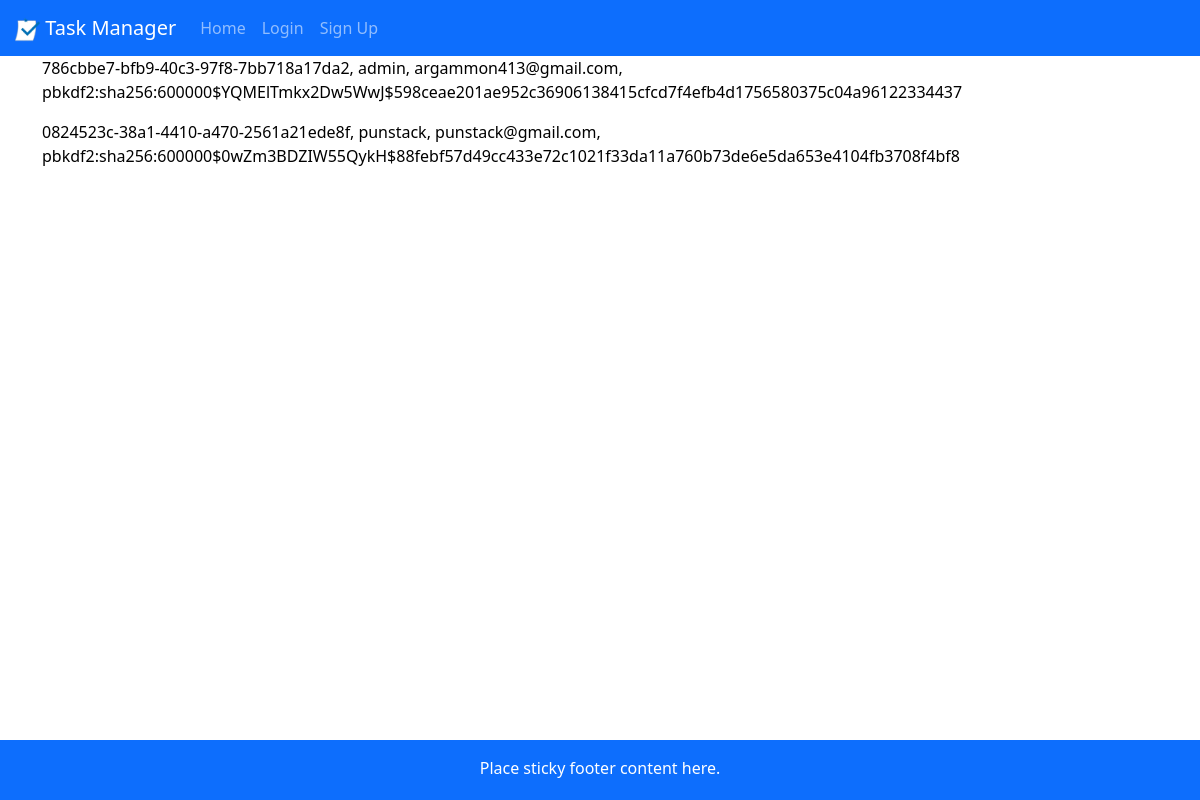
Screenshot of /view_users with the database file from the repository.
### app.py (models this page shows, shortened)
class User(db.Model):
    __tablename__ = 'User'
    id = db.Column(db.String(36), primary_key = True, default=lambda: str(uuid.uuid4()))
    user = db.Column(db.String(20), unique = True, nullable = False) # stores original case of username
    user_lower = db.Column(db.String(20), unique = True, nullable = False) # stores lower case version of username
    email = db.Column(db.String(100), unique = True, nullable = False)
    email_lower = db.Column(db.String(100), unique = True, nullable = False)
    password = db.Column(db.String(50), nullable = False)
    tasks = db.relationship('Task', backref='user', lazy = True)
    friends = db.relationship('User',
                              secondary = friends,
                              primaryjoin = (friends.c.user_id == id),
                              secondaryjoin = (friends.c.friend_id == id),
                              backref = db.backref('friended_by', lazy = 'dynamic'), # for loading 'friended_by'
                              lazy = 'dynamic') # for loading 'friends'
    def send_friend_request(self, user):
        if not self.has_pending_request(user) and not self.is_friend_with(user):
            new_request = FriendRequest(sender_id=self.id, receiver_id=user.id)
            db.session.add(new_request)
            db.session.commit()
    def is_friend_with(self, user):
        return self.friends.filter(friends.c.friend_id == user.id).count() > 0
    def remove_friend(self, user):
        if self.is_friend_with(user):
            self.friends.remove(user)
            user.friends.remove(self)
            db.session.commit()
    def has_pending_request(self, user): # OUTGOING friend requests
        return FriendRequest.query.filter_by(sender_id=self.id, receiver_id=user.id).count() > 0

### app.py (the view)
@app.route("/view_users")
def view_users():
    admin = User.query.filter_by(user_lower="admin").first()
    punstack = User.query.filter_by(user_lower="punstack").first()
    punstack.remove_friend(admin)
    admin.send_friend_request(punstack)
    punstack.send_friend_request(admin)
    '''
    # need to implement these functions! yay!
    admin = User.query.filter_by(user_lower="admin").first()
    punstack = User.query.filter_by(user_lower="punstack").first()

    #print(admin)
    #print(punstack)
    admin.send_friend_request(punstack)
    print(punstack.has_pending_request(admin))
    print(admin.has_pending_request(punstack))
    punstack.accept_friend_request(admin)
    print(punstack.is_friend_with(admin))
    #punstack.decline_friend_request(admin)
    print(punstack.is_friend_with(admin))
    #punstack.remove_friend(admin)
    print(admin.has_pending_request(punstack))
    '''
    return render_template("view_users.html", values=User.query.all())

### app.py (called while the page is built)
@app.before_request
def check_user_existence():
    if "user" in session:
        user_lower = session["user"].lower()
        if not User.query.filter_by(user_lower=user_lower).first():
            session.pop("user", None)
            flash("Your account no longer exists. Please log in again.", "error")
            return redirect(url_for("login"))

### templates/view_users.html
{% extends "layout.html" %}
{% block content %}
{% for item in values %}
<p>{{item.id}}, {{item.user}}, {{item.email}}, {{item.password}}</p>
{% endfor %}
{% endblock %}

### templates/layout.html (shortened to what this page needs)
<!doctype html>
<html lang="en">
<head>
  <link rel="stylesheet" href="https://cdn.jsdelivr.net/npm/bootstrap@5.3.0-alpha1/dist/css/bootstrap.min.css">
  <link rel="stylesheet" type="text/css" href="{{ url_for('static', filename='style.css') }}">
</head>
<body>
  <nav class="navbar navbar-expand-lg navbar-dark bg-primary text-center">
    <a class="navbar-brand" href="/"><img src="{{ url_for('static', filename='task_manager_logo.png') }}"
        alt="Task Manager Logo" width="25" height="25"> Task Manager</a>
    <div class="collapse navbar-collapse" id="navbarText">
      <ul class="navbar-nav mr-auto">
        {% if session.get("user") %}
        <li class="nav-item">
          <a class="nav-link {% block add_status %}{% endblock %}" href="/add-task">Add Task</a>
        </li>
        <li class="nav-item">
          <a class="nav-link {% block user_status %}{% endblock %}" href="{{url_for("user_page",
            user=session["user"])}}">My Profile</a>
        </li>
        <li class="nav-item">
          <a class="nav-link {% block settings_status %}{% endblock %}" href="/settings">Settings</a>
        </li>
        <li class="nav-item">
          <a class="nav-link" href="/logout">Log Out</a>
        </li>
        {% else %}
        <li class="nav-item">
          <a class="nav-link {% block home_status %}{% endblock %}" href="/">Home</a>
        </li>
        <li class="nav-item">
          <a class="nav-link {% block login_status %}{% endblock %}" href="/login">Login</a>
        </li>
        <li class="nav-item">
          <a class="nav-link {% block signup_status %}{% endblock %}" href="/sign-up">Sign Up</a>
        </li>
        {% endif %}
      </ul>
    </div>
  </nav>
  <main class="flex-shrink-0">
    <div class="container">
      {% block content %}
      {% endblock %}
    </div>
  </main>
  <footer class="footer fixed-bottom mt-auto py-3 bg-primary">
    <div class="container">
      <span>Place sticky footer content here.</span>
    </div>
  </footer>
</body>
</html>

### static/style.css (style rules this page uses)
body { min-height: 100vh; display: flex; flex-direction: column; color: #000000 }
main { flex: 1; }
.navbar-brand { margin-left:15px !important; }
.footer { width: 100%; height: 60px; }
.footer .container { text-align: center; color: #ffffff }

### templates/layout.html (style rules this page uses)
html, body { height: 100%; margin: 0; }
body { display: flex; flex-direction: column; }
main { flex: 1; }
.footer { padding: 1rem; text-align: center; }

### rows the page displays
User: id "786cbbe7-bfb9-40c3-97f8-7bb718a17da2", user "admin", email "argammon413@gmail.com", password "pbkdf2:sha256:600000$YQMElTmkx2Dw5WwJ$598ceae201ae952c36906138415cfcd7f4efb4d1756580375c04a96122334437"
User: id "0824523c-38a1-4410-a470-2561a21ede8f", user "punstack", email "punstack@gmail.com", password "pbkdf2:sha256:600000$0wZm3BDZIW55QykH$88febf57d49cc433e72c1021f33da11a760b73de6e5da653e4104fb3708f4bf8"
